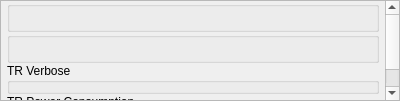
<?xml version='1.0'?>
<ui version="4.0">
 <class>TorqueRodInfo</class>
 <widget name="TorqueRodInfo" class="QDockWidget">
  <property name="geometry">
   <rect>
    <x>0</x>
    <y>0</y>
    <width>400</width>
    <height>101</height>
   </rect>
  </property>
  <property name="minimumSize">
   <size>
    <width>200</width>
    <height>101</height>
   </size>
  </property>
  <property name="contextMenuPolicy">
   <enum>Qt::ActionsContextMenu</enum>
  </property>
  <property name="allowedAreas">
   <set>Qt::RightDockWidgetArea| Qt::LeftDockWidgetArea</set>
  </property>
  <property name="features">
   <set>QDockWidget::NoDockWidgetFeatures</set>
   <set>QDockWidget::DockWidgetMovable</set>
  </property>
  <property name="windowTitle">
   <string>Torque Rods</string>
  </property>
  <widget class="QWidget" name="dockWidgetContents">
   <layout class="QVBoxLayout" name="verticalLayout">
    <property name="spacing">
     <number>0</number>
    </property>
    <property name="leftMargin">
     <number>0</number>
    </property>
    <property name="topMargin">
     <number>0</number>
    </property>
    <property name="rightMargin">
     <number>0</number>
    </property>
    <property name="bottomMargin">
     <number>0</number>
    </property>
    <item>
     <widget class="QScrollArea" name="scrollArea">
      <property name="widgetResizable">
       <bool>true</bool>
      </property>
      <widget class="QWidget" name="scrollAreaWidgetContents">
       <property name="geometry">
        <rect>
         <x>0</x>
         <y>0</y>
         <width>398</width>
         <height>87</height>
        </rect>
       </property>
       <layout class="QVBoxLayout" name="verticalLayout_2">
        <property name="spacing">
         <number>0</number>
        </property>
        <property name="leftMargin">
         <number>6</number>
        </property>
        <property name="topMargin">
         <number>0</number>
        </property>
        <property name="rightMargin">
         <number>6</number>
        </property>
        <property name="bottomMargin">
         <number>6</number>
        </property>

        <item>
         <widget class="QGroupBox" name="LegendGroup">
          <property name="title"/>
         </widget>
        </item>

        <item>
         <widget class="QGroupBox" name="GraphicGroup">
          <property name="title"/>
         </widget>
        </item>

        <item>
         <widget class="QGroupBox" name="VerboseGroupNew">
          <property name="title">
           <string>TR Verbose</string>
          </property>
         </widget>
        </item>

        <item>
         <widget class="QGroupBox" name="PowerPlotGroup">
          <property name="title">
           <string>TR Power Consumption</string>
          </property>
          <property name="bottomMargin">
           <number>6</number>
          </property>
         </widget>
        </item>

        <item>
         <spacer name="verticalSpacer">
          <property name="orientation">
           <enum>Qt::Vertical</enum>
          </property>
          <property name="sizeHint" stdset="0">
           <size>
            <width>20</width>
            <height>40</height>
           </size>
          </property>
         </spacer>
        </item>

       </layout>
      </widget>
     </widget>
    </item>
   </layout>
  </widget>
  <action name="actionStatus">
   <property name="checkable">
    <bool>true</bool>
   </property>
   <property name="checked">
    <bool>true</bool>
   </property>
   <property name="text">
    <string>TR Status</string>
   </property>
  </action>
  <action name="actionVerbose">
   <property name="checkable">
    <bool>true</bool>
   </property>
   <property name="checked">
    <bool>true</bool>
   </property>
   <property name="text">
    <string>TR Verbose</string>
   </property>
  </action>
  <action name="actionPowerPlot">
   <property name="checkable">
    <bool>true</bool>
   </property>
   <property name="checked">
    <bool>true</bool>
   </property>
   <property name="text">
    <string>TR Power Consumption</string>
   </property>
  </action>
 </widget>
 <resources/>
 <connections>
  <connection>
   <sender>actionPowerPlot</sender>
   <signal>toggled(bool)</signal>
  <receiver>PowerPlotGroup</receiver>
  <slot>setVisible(bool)</slot>
   <sender>actionPowerPlot</sender>
   <signal>toggled(bool)</signal>
   <receiver>PowerPlotGroup</receiver>
   <slot>setVisible(bool)</slot>
   <hints>
    <hint type="sourcelabel">
     <x>-1</x>
     <y>-1</y>
    </hint>
    <hint type="destinationlabel">
     <x>20</x>
     <y>20</y>
    </hint>
   </hints>
  </connection>
  <connection>
   <sender>actionVerbose</sender>
   <signal>toggled(bool)</signal>
   <receiver>VerboseGroupNew</receiver>
   <slot>setVisible(bool)</slot>
   <hints>
    <hint type="sourcelabel">
     <x>-1</x>
     <y>-1</y>
    </hint>
    <hint type="destinationlabel">
     <x>20</x>
     <y>20</y>
    </hint>
   </hints>
  </connection>
 </connections>
</ui>
